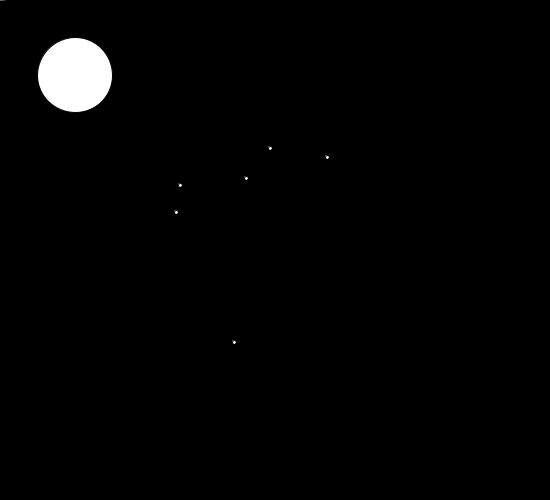
Frame 1 (no input)
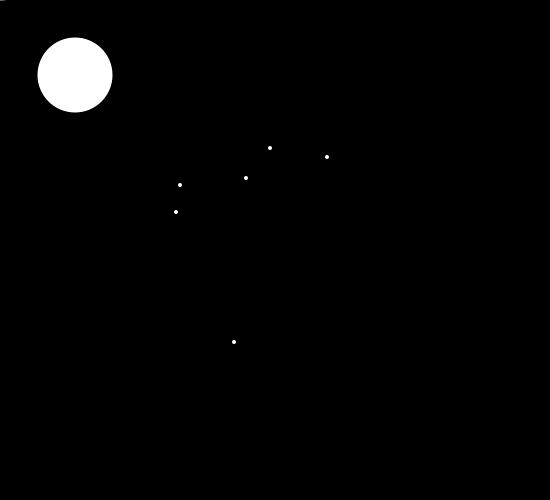
Frame 60 (the mouse pressed at the canvas centre just before this capture)
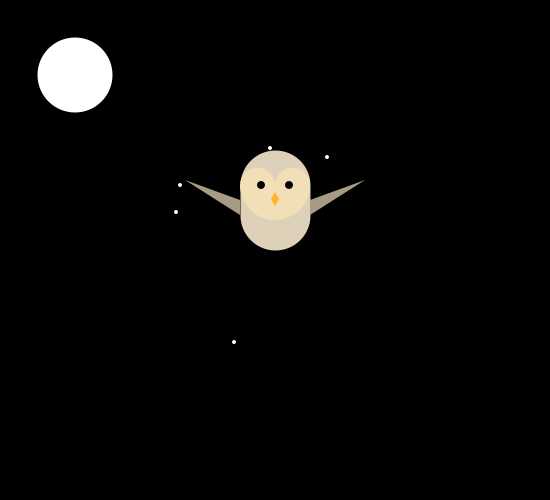
Frame 120 (the mouse held since frame 60 and released just before this capture)

The Processing sketch that drew these frames (run headless with seeded random() and noise(); from frame 60 on, the mouse is pressed at the canvas centre):

// Processing sketch: processing_102007
// ── processing_102007.pde

void setup() {
 size(550, 500);
 smooth();
}
void draw() {
 background(0);
 
 fill(255);
 ellipse(75, 75, 75, 75);
 ellipse(180,185,4,4);
 ellipse(246, 178, 4, 4);
 ellipse(270, 148, 4, 4);
 ellipse(234, 342, 4, 4);
 ellipse(327, 157, 4, 4);
 ellipse(176, 212, 4, 4);
 
 

 
translate(mouseX, mouseY);
 stroke(222, 209, 186);
 strokeWeight(70);
 
 fill(137, 101, 34);
 line(0, -35, 0, -65); // Body
 noStroke();
 fill(242, 222, 183);
 
 ellipse(-17.5, -65, 35, 35); // Left eye dome
 ellipse(17.5, -65, 35, 35); // Right eye dome
 arc(0, -65, 70, 70, 0, PI); // Chin
 fill(0);
 ellipse(-14, -65, 8, 8); // Left eye
 ellipse(14, -65, 8, 8); // Right eye
 fill(255, 181, 41);
 quad(0, -58, 4, -51, 0, -44, -4, -51); // Beak

 if (mousePressed) {
   fill(167, 155, 132);
  triangle(-35, -50, -35, -35, -90, -70);//Wings
  triangle(35, -50, 35, -35, 90, -70);// Wings
 } else {
 fill(167, 155, 132);
  triangle(35, -50, 35, -35, 90, -15);// Wings
  triangle(-35, -50, -35, -35, -90, -15);//Wings
 }
}
